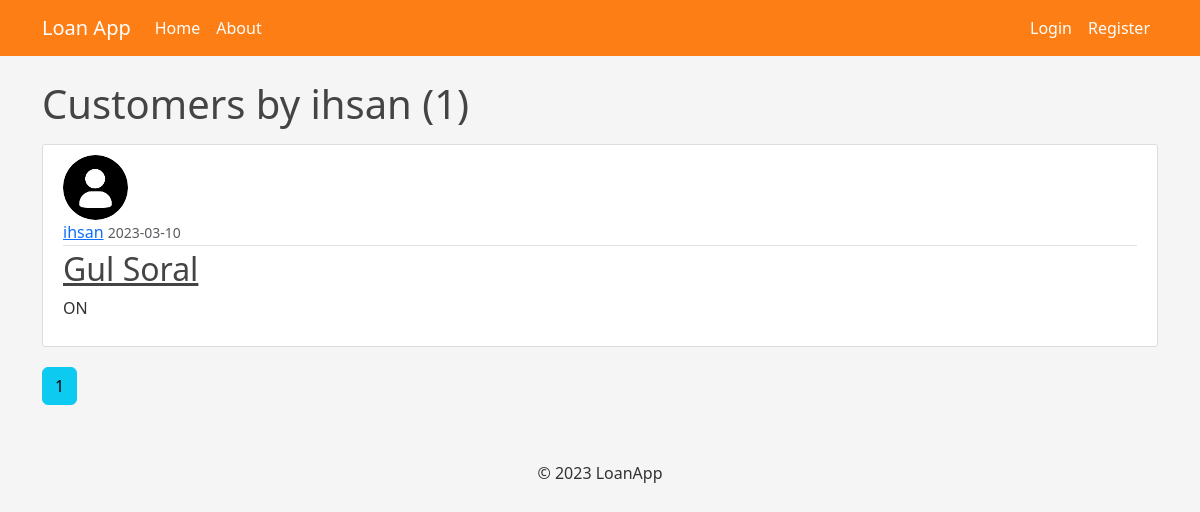
Screenshot of /user/ihsan with the database file from the repository.
### loanapp_flask/models.py (models this page shows, shortened)
class User(db.Model, UserMixin):
    id = db.Column(db.Integer, primary_key=True)
    username = db.Column(db.String(20), unique=True, nullable=False)
    email = db.Column(db.String(120), unique=True, nullable=False)
    image_file = db.Column(db.String(20), nullable=False, default='default.png')
    password = db.Column(db.String(60), nullable=False)
    customers = db.relationship('Customer', backref='author', lazy=True)

class Customer(db.Model):
    id = db.Column(db.Integer, primary_key=True)
    customer_name = db.Column(db.String(100), nullable=False)
    date_created = db.Column(db.DateTime, nullable=False, default=datetime.utcnow)
    content = db.Column(db.Text, nullable=False)
    res_ins = db.Column(db.Float, default=2)
    res_loan = db.Column(db.Integer, default=2)
    user_id = db.Column(db.Integer, db.ForeignKey('user.id'), nullable=False)
    applications = db.relationship('LoanApplication', backref='customer', lazy=True)
    ins_prem = db.relationship('InsurancePremium', backref='customer', lazy=True)

### loanapp_flask/users/routes.py (the view)
@users.route("/user/<string:username>")
def user_customers(username):
    page = request.args.get('page', 1, type=int)
    user = User.query.filter_by(username=username).first_or_404()
    customers = Customer.query.filter_by(author=user)\
        .order_by(Customer.date_created.desc())\
        .paginate(page=page, per_page=5)
    return render_template('user_customers.html', customers=customers, user=user)

### loanapp_flask/templates/user_customers.html
{% extends "layout.html" %}
{% block content %}
    <h1 class="mb-3">Customers by {{ user.username }} ({{ customers.total }})</h1>
    {% for customer in customers.items %}
        <article class="media content-section">
          <img class="rounded-circle article-img" src="{{ url_for('static', filename='profile_pics/' + customer.author.image_file) }}">
          <div class="media-body">
            <div class="article-metadata">
              <a class="mr-2" href="{{ url_for('users.user_customers', username=customer.author.username) }}">{{ customer.author.username }}</a>
              <small class="text-muted">{{ customer.date_created.strftime('%Y-%m-%d') }}</small>
            </div>
            <h2><a class="article-title" href="{{ url_for('customers.customer', customer_id=customer.id) }}">{{ customer.customer_name }}</a></h2>
            <p class="article-content">{{ customer.content }}</p>
          </div>
        </article>
    {% endfor %}
    {% for page_num in customers.iter_pages(left_edge=1, right_edge=1, left_current=1, right_current=2) %}
      {% if page_num %}
        {% if customers.page == page_num %}
          <a class="btn btn-info mb-4" href="{{ url_for('users.user_customers', username=user.username, page=page_num) }}">{{ page_num }}</a>
        {% else %}
          <a class="btn btn-outline-info mb-4" href="{{ url_for('users.user_customers', username=user.username, page=page_num) }}">{{ page_num }}</a>
        {% endif %}
      {% else %}
        ...
      {% endif %}
    {% endfor %}
{% endblock content %}

### loanapp_flask/static/main.css (style rules this page uses)
body { background: #f5f5f5; color: #333333; margin-top: 5rem; }
h1, h2, h3, h4, h5, h6 { color: #444444; }
.content-section { background: #ffffff; padding: 10px 20px; border: 1px solid #dddddd; border-radius: 3px; margin-bottom: 20px; }
.article-title { color: #444444; }
.article-content { white-space: pre-line; }
.article-img { height: 65px; width: 65px; margin-right: 16px; }
.article-metadata { padding-bottom: 1px; margin-bottom: 4px; border-bottom: 1px solid #e3e3e3 }

### rows the page displays
User: username "ihsan"
Customer: image_file (placeholder picture), author.username "ihsan", date_created "2023-03-10", customer_name "Gul Soral", content "ON"

### other values shown
{{ customers.total }} "1"
{{ page_num }} "1"
